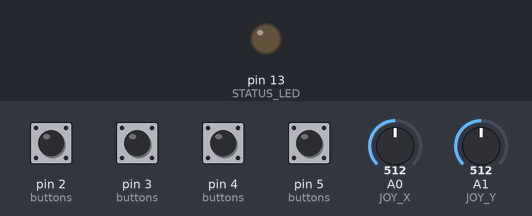
This sketch was run on a simulated Arduino Uno, built with avr-gcc and run on an emulated ATmega328P. On the bench: output pins drawn as LEDs (lit = HIGH). The inputs (shaded band) are chosen by the test bench; at power-on: pin 2 (buttons), pin 3 (buttons), pin 4 (buttons), pin 5 (buttons) HIGH, A0 (JOY_X) = 512, A1 (JOY_Y) = 512. Pins used as bus, display or sensor lines are not drawn; what the sketch prints to the serial monitor is not drawn.

Above: at 2.9 s.
3.0 s: pin 2 (buttons) pulled LOW for 0.15 s
At 3.08 s:
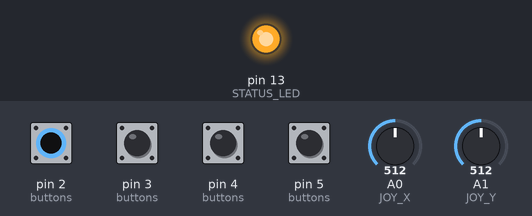
4.6 s: A0 (JOY_X) set to 270
6.1 s: A0 (JOY_X) set to 253
At 7.2 s:
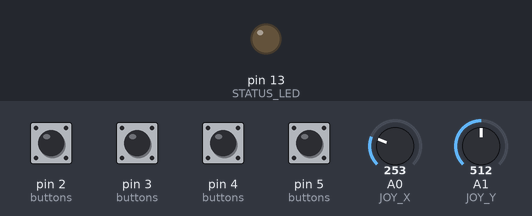
8.3 s: A1 (JOY_Y) set to 262
9.8 s: A1 (JOY_Y) set to 245
At 10.4 s:
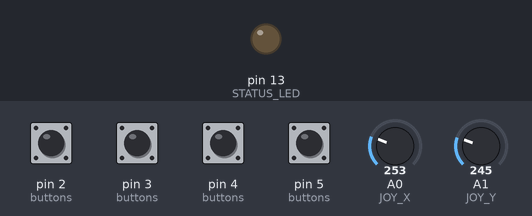
11.4 s: pin 3 (buttons) pulled LOW for 0.15 s
At 11.52 s:
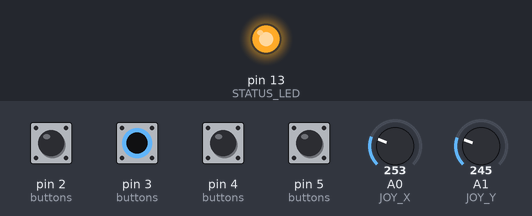
Timing chart, 0 to 14.0 s (numbered marks = the images above; inputs shaded):
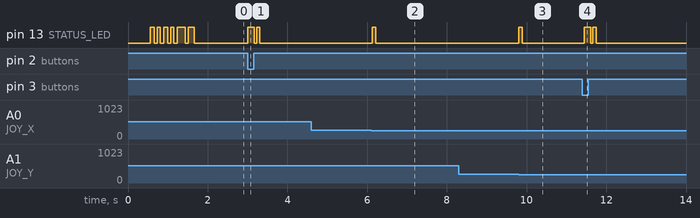

The sketch:

characterGame.ino
```cpp
/*
 * ⚡ NEXUS - Cyberpunk Arduino Bluetooth Joystick Controller ⚡
 *
 * Advanced 3D Robot Controller with Multi-Input Support
 *
 * Hardware Configuration:
 * - Joystick Power: Pin 9 (acts as 5V output)
 * - Bluetooth Module: HC-05/HC-06 @ 38400 baud
 * - Joystick: Analog X (A0), Y (A1), Button (D2)
 * - Action Buttons: Jump (D3), Wave (D4), Dance (D5)
 *
 * Voltage Divider Required for Bluetooth RX!
 * Arduino 5V → 1K Ω → Bluetooth RX → 2K Ω → GND
 */

#include <SoftwareSerial.h>

// ========== PIN DEFINITIONS ==========
// Bluetooth Module (SoftwareSerial)
#define BT_RX 10
#define BT_TX 11

// Analog Input Pins
#define JOY_X A0
#define JOY_Y A1

// Digital Input Pins (Active LOW with pull-up)
#define JOY_BTN 2
#define JUMP_BTN 3
#define WAVE_BTN 4
#define DANCE_BTN 5

// Power and Status
#define JOY_POWER 9
#define STATUS_LED LED_BUILTIN

// ========== CALIBRATION CONSTANTS ==========
#define JOY_CENTER 512           // Mid-point for 0-1023 range
#define JOY_DEADZONE 80          // Ignore small movements
#define JOY_THRESHOLD 250        // Minimum movement to trigger command
#define COMMAND_DELAY 200        // Milliseconds between movement commands
#define DEBOUNCE_DELAY 40        // Debounce time for buttons
#define BAUD_RATE 38400          // Bluetooth baud rate

// ========== DATA STRUCTURES ==========
struct ButtonState {
  int pin;
  bool lastState;
  unsigned long lastPressTime;
  const char* command;
};

struct JoystickState {
  int xRaw;
  int yRaw;
  int xDiff;
  int yDiff;
  String currentCommand;
  String lastCommand;
  unsigned long lastCommandTime;
};

// ========== GLOBAL VARIABLES ==========
SoftwareSerial BTSerial(BT_RX, BT_TX);

ButtonState buttons[] = {
  {JUMP_BTN, HIGH, 0, "jump"},
  {WAVE_BTN, HIGH, 0, "wave"},
  {DANCE_BTN, HIGH, 0, "dance"},
  {JOY_BTN, HIGH, 0, "reset"}
};

const int NUM_BUTTONS = sizeof(buttons) / sizeof(buttons[0]);
JoystickState joystick = {0, 0, 0, 0, "", "", 0};

unsigned long lastDebugOutput = 0;
#define DEBUG_INTERVAL 1000      // Debug output every 1 second

// ========== SETUP ==========
void setup() {
  // Initialize Serial Communications
  Serial.begin(9600);          // Debug serial
  BTSerial.begin(BAUD_RATE);   // Bluetooth communication

  // Configure GPIO Pins
  pinMode(JOY_POWER, OUTPUT);
  digitalWrite(JOY_POWER, HIGH);  // Power the joystick module

  for (int i = 0; i < NUM_BUTTONS; i++) {
    pinMode(buttons[i].pin, INPUT_PULLUP);
  }

  pinMode(STATUS_LED, OUTPUT);

  // Debug Output
  printStartupBanner();

  // Startup LED Pattern
  playStartupAnimation();

  Serial.println("\n✓ System Ready - Waiting for Robot Connection...\n");
}

// ========== MAIN LOOP ==========
void loop() {
  // Read joystick analog values
  readJoystick();

  // Process joystick movement
  processJoystickMovement();

  // Check all button inputs
  for (int i = 0; i < NUM_BUTTONS; i++) {
    processButtonPress(i);
  }

  // Debug output (throttled)
  printDebugInfo();

  delay(50);  // Main loop cycle time
}

// ========== JOYSTICK HANDLING ==========
void readJoystick() {
  joystick.xRaw = analogRead(JOY_X);
  joystick.yRaw = analogRead(JOY_Y);
  joystick.xDiff = joystick.xRaw - JOY_CENTER;
  joystick.yDiff = joystick.yRaw - JOY_CENTER;
}

void processJoystickMovement() {
  joystick.currentCommand = "";

  // Check if joystick is beyond deadzone
  if (abs(joystick.xDiff) > JOY_DEADZONE || abs(joystick.yDiff) > JOY_DEADZONE) {

    // Determine primary axis (Y or X)
    if (abs(joystick.yDiff) > abs(joystick.xDiff)) {
      // Vertical movement dominates
      if (joystick.yDiff > JOY_THRESHOLD) {
        joystick.currentCommand = "forward";
      } else if (joystick.yDiff < -JOY_THRESHOLD) {
        joystick.currentCommand = "backward";
      }
    } else {
      // Horizontal movement dominates
      if (joystick.xDiff > JOY_THRESHOLD) {
        joystick.currentCommand = "rotate_right";
      } else if (joystick.xDiff < -JOY_THRESHOLD) {
        joystick.currentCommand = "rotate_left";
      }
    }
  }

  // Send command if different from last and delay has passed
  if (joystick.currentCommand != "" && joystick.currentCommand != joystick.lastCommand) {
    if (millis() - joystick.lastCommandTime >= COMMAND_DELAY) {
      sendCommand(joystick.currentCommand);
      joystick.lastCommand = joystick.currentCommand;
      joystick.lastCommandTime = millis();
    }
  } else if (joystick.currentCommand == "") {
    joystick.lastCommand = "";
  }
}

// ========== BUTTON HANDLING ==========
void processButtonPress(int buttonIndex) {
  ButtonState& btn = buttons[buttonIndex];
  bool currentState = digitalRead(btn.pin);

  // Detect falling edge (HIGH → LOW)
  if (currentState == LOW && btn.lastState == HIGH) {
    // Check debounce
    if (millis() - btn.lastPressTime > DEBOUNCE_DELAY) {
      sendCommand(btn.command);
      btn.lastPressTime = millis();
      blinkStatusLED(2);  // Double blink for button press
    }
  }

  btn.lastState = currentState;
}

// ========== COMMUNICATION ==========
void sendCommand(const String& cmd) {
  BTSerial.println(cmd);
  Serial.print("[→ SENT] ");
  Serial.println(cmd);
  blinkStatusLED(1);
}

// ========== LED INDICATORS ==========
void blinkStatusLED(int blinks) {
  for (int i = 0; i < blinks; i++) {
    digitalWrite(STATUS_LED, HIGH);
    delay(80);
    digitalWrite(STATUS_LED, LOW);
    if (i < blinks - 1) delay(60);
  }
}

void playStartupAnimation() {
  const int pattern[] = {100, 80, 100, 80, 200, 150};
  for (int i = 0; i < 6; i++) {
    digitalWrite(STATUS_LED, HIGH);
    delay(pattern[i]);
    digitalWrite(STATUS_LED, LOW);
    delay(80);
  }
}

// ========== DEBUG OUTPUT ==========
void printStartupBanner() {
  Serial.println("\n╔════════════════════════════════════════╗");
  Serial.println("║  ⚡ NEXUS BLUETOOTH CONTROLLER ⚡    ║");
  Serial.println("║    Cyberpunk Robot Command System    ║");
  Serial.println("╚════════════════════════════════════════╝");
  Serial.println();
  Serial.println("CONFIGURATION:");
  Serial.println("  Bluetooth Baud: 38400");
  Serial.println("  Joystick Deadzone: " + String(JOY_DEADZONE));
  Serial.println("  Joystick Threshold: " + String(JOY_THRESHOLD));
  Serial.println("  Command Delay: " + String(COMMAND_DELAY) + "ms");
  Serial.println();
  Serial.println("PINS:");
  Serial.println("  Joystick: A0 (X), A1 (Y), D2 (BTN)");
  Serial.println("  Buttons: D3 (Jump), D4 (Wave), D5 (Dance)");
  Serial.println("  Power: D9 (5V out), LED: D13");
  Serial.println();
}

void printDebugInfo() {
  unsigned long currentTime = millis();

  if (currentTime - lastDebugOutput >= DEBUG_INTERVAL) {
    Serial.println("\n--- JOYSTICK STATUS ---");
    Serial.print("  Raw: X=");
    Serial.print(joystick.xRaw);
    Serial.print(" Y=");
    Serial.println(joystick.yRaw);

    Serial.print("  Diff: X=");
    Serial.print(joystick.xDiff);
    Serial.print(" Y=");
    Serial.println(joystick.yDiff);

    if (joystick.lastCommand != "") {
      Serial.print("  Last: ");
      Serial.println(joystick.lastCommand);
    }

    lastDebugOutput = currentTime;
  }
}

/*
 * ========== HARDWARE WIRING GUIDE ==========
 *
 * BLUETOOTH MODULE (HC-05/HC-06):
 * ├─ VCC    → Arduino 5V (with capacitor 100µF)
 * ├─ GND    → Arduino GND
 * ├─ TX     → Arduino D10 (via voltage divider)
 * └─ RX     → Arduino D11
 *
 * VOLTAGE DIVIDER (For Bluetooth TX → Arduino RX):
 * ├─ Bluetooth TX → 1kΩ resistor → Arduino D10 → 2kΩ resistor → GND
 *
 * JOYSTICK MODULE:
 * ├─ +5V    → Arduino D9 (via digitalWrite HIGH)
 * ├─ GND    → Arduino GND
 * ├─ VRx    → Arduino A0
 * ├─ VRy    → Arduino A1
 * └─ SW     → Arduino D2
 *
 * ACTION BUTTONS (Momentary Switches):
 * ├─ Jump Button  → Arduino D3 (other pin to GND)
 * ├─ Wave Button  → Arduino D4 (other pin to GND)
 * └─ Dance Button → Arduino D5 (other pin to GND)
 *
 * STATUS LED:
 * ├─ Anode (+)    → Arduino D13 (via 220Ω resistor)
 * └─ Cathode (-)  → Arduino GND
 *
 * ========== BLUETOOTH PAIRING ==========
 *
 * 1. Default HC-05/HC-06 PIN: 1234 or 0000
 * 2. Baud Rate: 38400 (already set in code)
 * 3. Once paired, use Python script to send/receive commands
 *
 */
```

Measured:
- the behaviour switches between 262 and 261 on A0 (JOY_X) (found by bisection; images 1 and 2)
- after the input at 3.0 s, pin 13 (STATUS_LED): LOW → HIGH at once, → LOW 0.16 s later, → HIGH 0.06 s later, → LOW 0.08 s later
- after the input at 4.6 s, every drawn part: stays the same
- after the input at 6.1 s, pin 13 (STATUS_LED): LOW → HIGH at once, → LOW 0.08 s later
- after the input at 8.3 s, every drawn part: stays the same
- after the input at 9.8 s, pin 13 (STATUS_LED): LOW → HIGH at once, → LOW 0.08 s later
- after the input at 11.4 s, pin 13 (STATUS_LED): LOW → HIGH at once, → LOW 0.16 s later, → HIGH 0.06 s later, → LOW 0.08 s later
